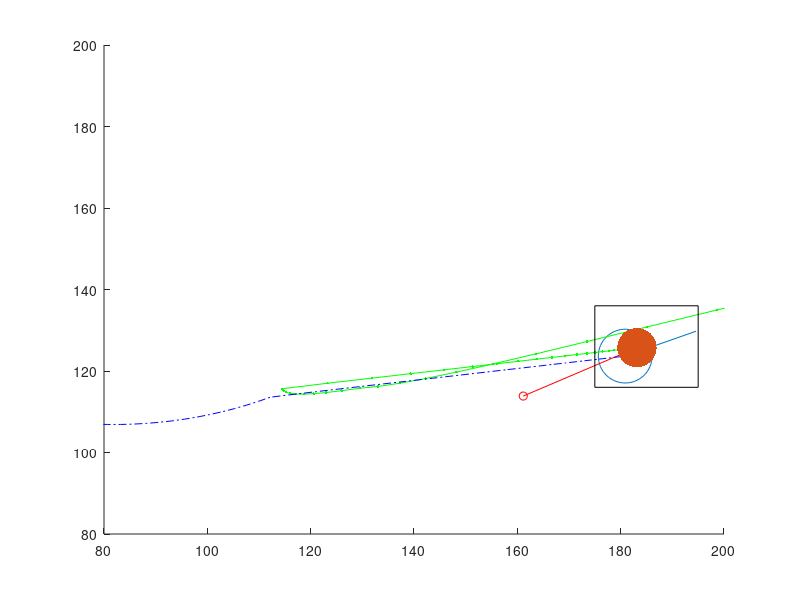

This chart was generated by the following MATLAB code:
delete(findall(0,'Type','figure'))
%initial positions
xcup = 60 + randi(40, 1);
ycup = 100 + randi(50, 1);
vxcup = 0;
vycup = 0;

box = [140 + randi(40, 1), 80 + randi(80, 1), 20, 20];

xarm = 250;
yarm = 150;
vxarm = 0;
vyarm = 0;


figure('units','normalized','outerposition',[0 0 1 1])
grid;
scatter(xcup, ycup, 1500)
hold on
s = scatter(xarm, yarm, 800, 'filled');

%Magic constants involved:
% Distance ahead of cup in which to move to
i = -15 + randi(30, 1);
angle = 0;
theta = pi;
dt = 0.15;

cupHisx = [];
cupHisy = [];
armHisx = [];
armHisy = [];
GRAB = 0;
ticks = 0;
while(1), %tick
    if(GRAB == 0),
        vxcup = 2.5*cos(2*i*pi/180);
        vycup = 2.5*sin(2*i*pi/180);

        %find likely direction and differential angle
        dangle = angle;
        angle = atan(vycup/vxcup);
        mag = 20*sqrt((vycup)^2 + (vxcup)^2);%approximate each tick makes 20 units movement
        dangle = dangle + angle;

        %move towards intercept point of the line 2 ticks in if far away
        dist = (sqrt((xarm-xcup)^2 + (yarm-ycup)^2));
        if(dist > 40),
            futurex = (xcup + mag*dt*cos(angle + dangle)) + mag*dt*cos(angle + 2*dangle);
            futurey = (ycup + mag*dt*sin(angle + dangle)) + mag*dt*sin(angle + 2*dangle);
        elseif(dist > 0),
            futurex = (xcup + mag*dt*cos(angle + dangle));
            futurey = (ycup + mag*dt*sin(angle + dangle));
        else
            futurex = (xcup);% + mag*dt*cos(angle));
            futurey = (ycup);% + mag*dt*sin(angle));
        end

        %First order
        vxarm = vxarm/10 + (futurex - xarm)/(10); %match cup velocity
        vyarm = vyarm/10 + (futurey - yarm)/(10);

        %Get orientation of tooltip, want theta = 180 + angle
        theta = (pi + atan((yarm - ycup)/(xarm - xcup)));

        %Check if in location
        if(sqrt((xarm-xcup)^2 + (yarm-ycup)^2) < 6),
            GRAB = 1;
        end
    else
       %We now have the cup
       vxarm = vxarm/10 + ((box(1) + 0.5*box(3)) - xarm )/8 ;
       vyarm = vyarm/10 + ((box(2) + 0.5*box(4)) - yarm )/8;
       
       vxcup = vxarm;
       vycup = vyarm;
       
       dist = sqrt((xarm - (box(1) + 0.5*box(3)))^2 + ... 
           (yarm - (box(2) + 0.5*box(4)))^2);
       if dist < 2,
           break
       end
    end
    
    pause(dt);
    %Tick operation updates
    clf
    i = i + 1;
    xarm = xarm + vxarm;
    yarm = yarm + vyarm;
    armHisx = [armHisx, xarm]; armHisy = [armHisy, yarm];
    xcup = xcup + vxcup;
    ycup = ycup + vycup;
    cupHisx = [cupHisx, xcup]; cupHisy = [cupHisy, ycup];
    scatter(xcup, ycup, 1500)
    hold on
    %Plot arm
    s = scatter(xarm, yarm, 800, 'filled');
    hold on
    %plot cup velocity vector
    plot([xcup,(xcup + 15*cos(angle))], ...
        [ycup, (ycup + 15*sin(angle))])
    hold on
    %Plot arm direction
    plot([xarm, xarm + 25*cos(theta)], ...
        [yarm, yarm + 25*sin(theta)], '-ro');
    hold on
    %plot arm history
    plot(armHisx, armHisy, '-g.');
    hold on
    %plot cup history
    plot(cupHisx, cupHisy, '-.b');
    hold on
    %plot box
    rectangle('Position', box);
    axis([80, 200, 80, 200]);
    ticks = ticks + 1;
    if(ticks > 63),
        break
    end
    
    
end
